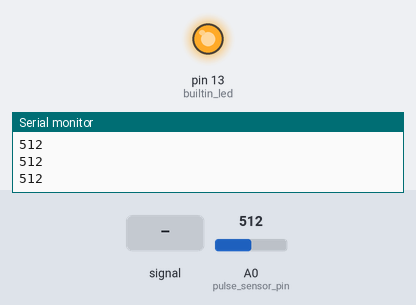
The sketch below on a simulated Arduino Uno, built with avr-gcc and run on an emulated ATmega328P. On the bench: output pins drawn as LEDs (lit = HIGH), the last lines printed to the serial monitor. Inputs (shaded band) come from the test bench; at power-on: A0 (pulse_sensor_pin) = 512.

Above: at 1.2 s.
1.3 s: A0 (pulse_sensor_pin) fed a 200 Hz sine of ±255 counts around its level
At 1.65 s:
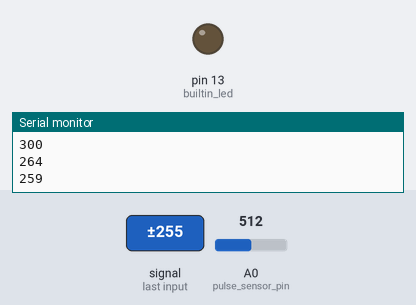
4.3 s: A0 (pulse_sensor_pin) set to 900
At 4.8 s:
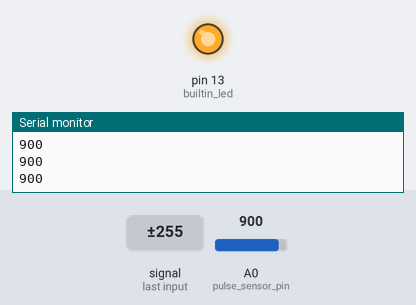
5.8 s: A0 (pulse_sensor_pin) set to 374
7.3 s: A0 (pulse_sensor_pin) set to 350
At 7.6 s:
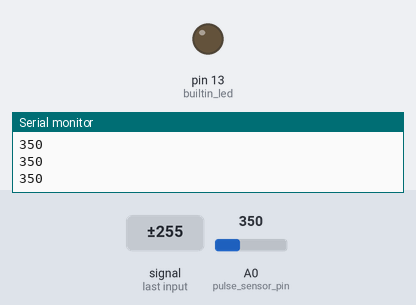
8.8 s: A0 (pulse_sensor_pin) set to 368
At 10.0 s:
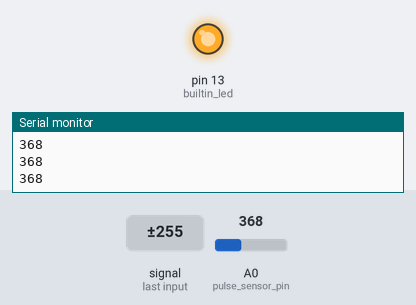
Timing chart, 0 to 11.3 s (numbered marks = the images above; inputs shaded):
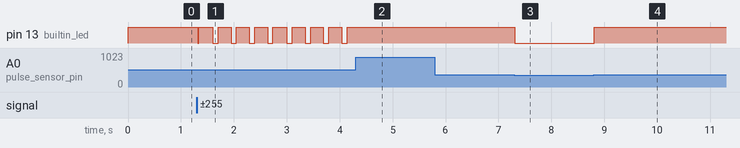

The sketch:

Heartrate_Raw.ino
```cpp
int pulse_sensor_pin = A0;
int builtin_led = 13;

int signal;
int threshold = 358;

void setup()
{
  pinMode(builtin_led, OUTPUT);
  Serial.begin(9600);
}

void loop()
{
  signal = analogRead(pulse_sensor_pin);

  Serial.println(signal);

  if (signal > threshold)
  {
    digitalWrite(builtin_led, HIGH);
  }
  else
  {
    digitalWrite(builtin_led, LOW);
  }

  delay(20);
}
```

Measured:
- the behaviour switches between 359 and 358 on A0 (pulse_sensor_pin) (found by bisection; images 2 and 3)
- after the input at 1.3 s, pin 13 (builtin_led): HIGH → LOW at once, then repeats every 0.37 s: HIGH 0.26 s, LOW 0.10 s
- after the input at 4.3 s, pin 13 (builtin_led): stops changing and stays HIGH
- after the input at 7.3 s, pin 13 (builtin_led): HIGH → LOW at once
- after the input at 8.8 s, pin 13 (builtin_led): LOW → HIGH at once
